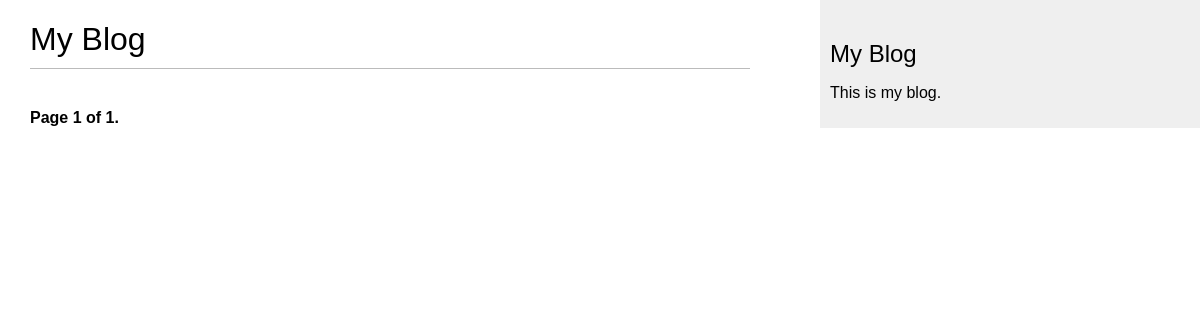
Page /blog/ on the earlier database version.
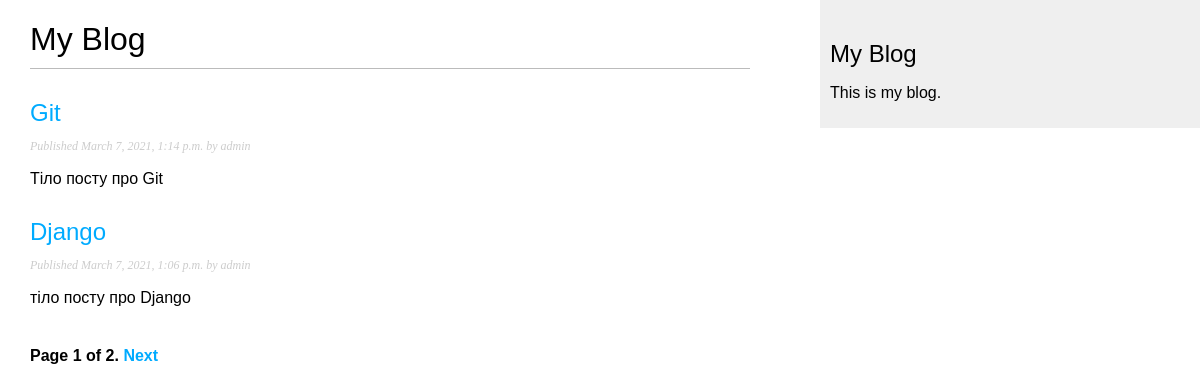
Same page on the later database version.
### blog/models.py (models this page shows, shortened)
class Post(models.Model):
    objects = models.Manager()
    published = PublishedManager()
    def get_absolute_url(self):
        return reverse('blog:post_detail', args=[self.publish.year, self.publish.month, self.publish.day, self.slug])
    STATUS_CHOISE = (
        ('draft', 'Draft'),
        ('published', 'Published'),
    )
    title = models.CharField(max_length=200)
    slug = models.SlugField(max_length=250, unique_for_date='publish')
    author = models.ForeignKey(User, on_delete=models.CASCADE, related_name='blog_posts')
    body = models.TextField()
    publish = models.DateTimeField(default=timezone.now)
    created = models.DateTimeField(auto_now_add=True)
    updated = models.DateTimeField(auto_now=True)
    status = models.CharField(max_length=10, choices=STATUS_CHOISE, default='draft')
    class Meta:
        ordering = ('-publish',)

### blog/views.py (the view)
# urls.py: path('', views.PostListView.as_view(), name='post_list'),
class PostListView(ListView):
    queryset = Post.published.all()
    context_object_name = 'posts'
    paginate_by = 2
    template_name = 'blog/post/list.html'

### blog/templates/blog/post/list.html (shortened to what this page needs)
{% extends "blog/base.html" %}
{% block content %}
<h1>My Blog</h1>
{% for post in posts %}
<h2>
   <a href="{{ post.get_absolute_url }}"> {{ post.title }} </a>
</h2>
<p class="date">Published {{ post.publish }} by {{ post.author }}</p>
{{ post.body|truncatewords:30|linebreaks }} {% endfor %}
{% include "pagination.html" with page=page_obj %}
{% endblock %}

Differences in the rows shown:
now on this page (row edited): Post: title "Git", publish "March 7, 2021, 1:14 p.m.", author "admin", body "Тіло посту про Git"
now on this page (row edited): Post: title "Django", publish "March 7, 2021, 1:06 p.m.", author "admin", body "тіло посту про Django"
Other differences:
{{ page.paginator.num_pages }}: "1" → "2"
text now shown: "Next"
